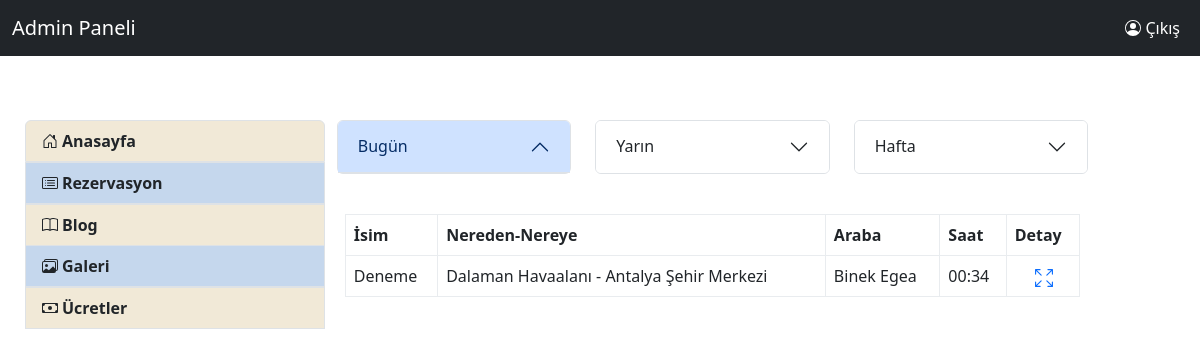
/admin_reservation_process (signed in), run on the app's committed database.
### transfer/models.py (models this page shows, shortened)
class Reservation(models.Model):
    IdCar = models.ForeignKey(Car,verbose_name="Car",on_delete=models.CASCADE)
    no = models.CharField(verbose_name="Rezervasyon No",default=" ",max_length=200)
    name_surname = models.CharField(verbose_name="Ad-Soyad",max_length=100)
    phonenumber = PhoneNumberField(verbose_name="Telefon Numarası")
    email = models.EmailField(verbose_name="E-Posta")
    date = models.DateField(verbose_name="Transfer Tarihi",default=timezone.now().date())
    planetime = models.TimeField(verbose_name="Uçak İniş Zamanı")
    flightnumber = models.CharField(max_length=20,verbose_name="Uçuş Numarası")
    another_traveller = models.CharField(max_length=100,verbose_name="Yolcular",default=" ")
    anothername = models.TextField(verbose_name="Diğer Yolcular")
    specialrequest = models.TextField(verbose_name="Transferle ilgili özel isteğinizi bu bölüme yazınız:",blank=True,null=True)
    messages = models.CharField(max_length=200,verbose_name="Karşılama Mesajı",blank=True,null=True)
    extras = models.TextField(verbose_name="Ekstralar")
    mail_choices = models.CharField(verbose_name="Fatura Türü",max_length=10,default="İstek Oluşturulmamış",blank=True,null=True)
    total_amount = models.IntegerField(verbose_name="Toplam Fiyat",default=0)
    payment_method = models.CharField(verbose_name="Ödeme Yöntemi",default="Araçta Nakit",max_length=20)
    status = models.CharField(verbose_name="Durum",default= "İşlemde",max_length=15)

class Car(models.Model):
    name = models.CharField(max_length=100,verbose_name="Name")
    max_people = models.IntegerField(verbose_name="MaxPeople")
    fromwhere = models.ForeignKey(FromWhere,verbose_name="Nereden",on_delete=models.CASCADE)
    towhere = models.ForeignKey(ToWhere,verbose_name="Nereye",on_delete=models.CASCADE)
    capasity = models.CharField(max_length=20,verbose_name="Kapasite")
    price = models.IntegerField(verbose_name="Ücret")
    currency = models.CharField(max_length=3,verbose_name="Birim",default="₺",blank=True)
    car_image = models.FileField(verbose_name="Resim")

class FromWhere(models.Model):
    name = models.CharField(max_length=300,verbose_name=_("Name"))
    def __str__(self):
        return self.name

class ToWhere(models.Model):
    name = models.CharField(max_length=300,verbose_name="Name")
    def __str__(self):
        return self.name

### transfer/views.py (the view)
# urls.py: path('admin_reservation_process',views.admin_reservation_process,name="admin_reservation_process"),
@login_required(login_url="admin")
def admin_reservation_process(request):
    yarın = day_add(1)
    hafta = day_add(7)
    bugun = timezone.now().date()
    reservations_today = Reservation.objects.filter(
        Q(status="İşlemde")&
        Q(date=bugun)
        )
    reservations_tomorrow = Reservation.objects.filter(
        Q(status="İşlemde")&
        Q(date=yarın)
        )
    reservations_week = Reservation.objects.filter(
        Q(status="İşlemde")&
        Q(date__gte=bugun)&
        Q(date__lte=hafta)
        )
    context={
        "reservations_today":reservations_today,
        "reservations_tomorrow":reservations_tomorrow,
        "reservations_week":reservations_week,
    }
    return render(request,"admin/admin_reservation_process.html",context)

### transfer/views.py (called while the page is built)
def day_add(day):
    bugun =timezone.now().date()
    bır_gun = timezone.timedelta(days=day)
    return bugun+bır_gun

### templates/admin/admin_reservation_process.html (shortened to what this page needs)
{% extends "admin/layout.html" %}
{% block content %}
<div class="accordion" id="accordionExample">
    <div class="container text-center">
        <div class="row">
            <div class="col-6 col-sm-4">
                <div class="accordion-item">
                    <h2 class="accordion-header">
                      <button class="accordion-button" type="button" data-bs-toggle="collapse" data-bs-target="#collapseOne" aria-expanded="true" aria-controls="collapseOne">
                        Bugün
                      </button>
                    </h2>
                </div>
            </div>
            <div class="col-6 col-sm-4">
                <div class="accordion-item">
                    <h2 class="accordion-header">
                      <button class="accordion-button collapsed" type="button" data-bs-toggle="collapse" data-bs-target="#collapseTwo" aria-expanded="false" aria-controls="collapseTwo">
                        Yarın
                      </button>
                    </h2>
                </div>
            </div>
            <div class="col-6 col-sm-4">
                <div class="accordion-item">
                    <h2 class="accordion-header">
                      <button class="accordion-button collapsed" type="button" data-bs-toggle="collapse" data-bs-target="#collapseThree" aria-expanded="false" aria-controls="collapseThree">
                        Hafta
                      </button>
                    </h2>
                </div>
            </div>
        </div>
    </div>
    <div id="collapseOne" class="accordion-collapse collapse show" data-bs-parent="#accordionExample">
        <br>
        <div class="accordion-body">
            {% if reservations_today %}
                <table class="table table-bordered border-light-subtle">
                    <thead>
                        <tr>
                            <th scope="col">İsim</th>
                            <th scope="col">Nereden-Nereye</th>
                            <th scope="col">Araba</th>
                            <th scope="col">Saat</th>
                            <th scope="col">Detay</th>
                        </tr>
                    </thead>
                    <tbody>
                {% for reservation in reservations_today %}
                    <tr>
                        <td>{{reservation.name_surname}}</td>
                        <td>{{reservation.IdCar.fromwhere}} - {{reservation.IdCar.towhere}}</td>
                        <td>{{reservation.IdCar.name}}</td>
                        <td>{{reservation.planetime}}</td>
                        <td>&emsp;
                            <a href="{% url 'admin_reservation_detail' reservation.id %}" ></a>
                        </td>
                    </tr>
                {% endfor %}
                    </tbody>
                </table>
            {% endif %}
        </div>
    </div>
</div>
{% endblock  %}

### data on the page
Reservation: name_surname "Deneme", IdCar.fromwhere "Dalaman Havaalanı", IdCar.towhere "Antalya Şehir Merkezi", IdCar.name "Binek Egea", planetime "00:34"
